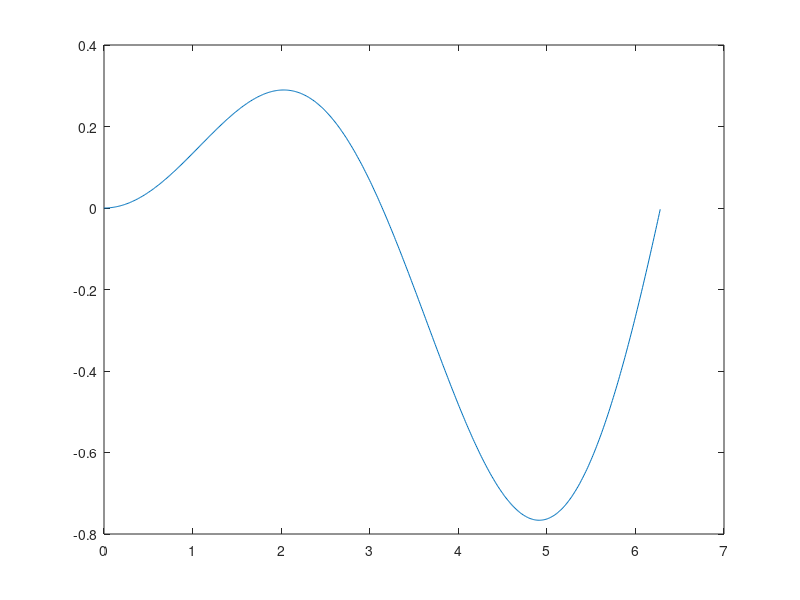

Write the MATLAB code that produced this figure. (Note: this script raises an error after producing the figure.)
%% ESERCIZIO 3

% PUNTO 1
f = @(x) x .* sin(x) ./ (2 * pi);
a = 0;
b = 2 * pi;
x_plot = a:0.01:b;
y_plot = f(x_plot);
figure(1);
plot(x_plot, y_plot);

% PUNTO 2: vedi funzioni

% PUNTO 3
M = [1:20];
n = length(M);
IPMC = zeros(1, n);
ITC = zeros(1, n);
ISC = zeros(1, n);

for i = 1: n
    IPMC(i) = pmedcomp(a, b, M(i), f);
    ITC(i) = trapcomp(a, b, M(i), f);
    ISC(i) = simpcomp(a, b, M(i), f);
end

I_ex = -ones(1, n);
figure(2);
plot(M, I_ex, "-k", M, IPMC, "r--", M, ITC, "b--", M, ISC, "m--");
legend("I ex", "PMC", "TC", "SC");

% PUNTO 4
E_PMC = abs(I_ex - IPMC);
E_TC = abs( I_ex - ITC);
E_SC = abs(I_ex - ISC);
h = (a - b) ./ M;
figure(3);
loglog(h, E_PMC, "r--", h, E_TC, "b--", h, E_SC, "k--", ...
    h, h.^2, "-r", h, h.^4, "-b");
legend("Err PMC", "Err TC", "Err SC", "h^2", "h^4");

% PUNTO 5
d2f = @(x) ( 1/(2*pi) * (2*cos(x) - x.*sin(x)) );
d4f = @(x) ( 1/(2*pi) * (-4*cos(x) + x.*sin(x)) );

d2f_max = max(abs(d2f(x_plot))); % K2
d4f_max = max(abs(d4f(x_plot))); % K4
toll = 1e-5;
M_PMC = sqrt( (b-a)^3 * d2f_max / (24*toll) );
M_TC = sqrt( (b-a)^3 * d2f_max / (12*toll) );
M_SC = ( (b-a)^5 * d4f_max / (2880*toll) )^(1/4);

M_PMCi = ceil(M_PMC)
M_TCi = ceil(M_TC)
M_SC = ceil(M_SC)